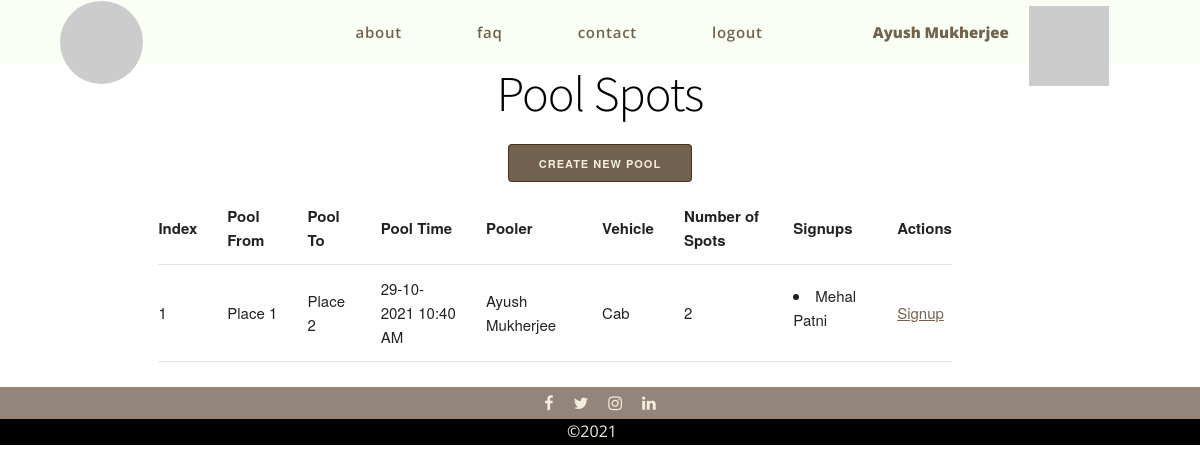
The app's page /pool/ (signed in) with its own data.
### suslab/users/models.py (models this page shows, shortened)
class User(db.Model, UserMixin):
    __tablename__ = 'users'
    id = db.Column(db.Integer, primary_key=True)
    email = db.Column(db.String(128), unique=True)
    password = db.Column(db.String(32))
    name = db.Column(db.String(64))
    active = db.Column(db.Boolean())
    confirmed_at = db.Column(db.DateTime())
    roles = db.relationship('Role', secondary=roles_users,
                            backref=db.backref('users', lazy='dynamic'))

class LibraryUser(User):
    loan_date = db.Column(db.DateTime, default=db.func.current_timestamp())
    due_date = db.Column(db.DateTime, default=db.func.current_timestamp())

class ProductBase(db.Model):
    __abstract__ = True
    id = db.Column(db.Integer, primary_key=True)
    date_created = db.Column(db.DateTime, default=db.func.current_timestamp())
    date_modified = db.Column(db.DateTime, default=db.func.current_timestamp(),
                              onupdate=db.func.current_timestamp())

class Pool(ProductBase):
    __tablename__ = 'pools'
    from_ = db.Column(db.String(32), nullable=False)
    to_ = db.Column(db.String(32), nullable=False)
    time = db.Column(db.DateTime, nullable=False)
    vehicle = db.Column(db.String(32), nullable=False)
    spots = db.Column(db.Integer, nullable=False)
    pooler_id = db.Column(db.Integer, db.ForeignKey('poolers.id'))
    pooler = db.relationship('Pooler', backref=db.backref('pools'))
    signups = db.relationship('Signup', secondary='pools_signups', backref=db.backref('pools'))

class ReferenceUserMixin():
    @declared_attr
    def user_id(cls):
        return db.Column(db.Integer, db.ForeignKey('users.id'))

class Signup(ReferenceUserMixin, db.Model):
    __tablename__ = 'signups'
    id = db.Column(db.Integer, primary_key=True)

### blueprints/pool/controllers.py (the view)
@pool.route('/', methods=['GET', 'POST'])
def index():
    Pool, *_ = _db_conn()
    pools = Pool.query.order_by(Pool.time).all()
    return render_template('pool/index.html', pools=pools)

### blueprints/pool/controllers.py (called while the page is built)
def _db_conn():
    from suslab.users.models import Pool, Pooler, Signup
    from suslab import db
    return Pool, Pooler, Signup, db

### suslab/__init__.py (called while the page is built)
@app.context_processor
def utility_processor():
    def user_avatar(user_name, category='croodles-neutral'):
        user_name_clean = '-'.join(user_name.split())
        return f'https://avatars.dicebear.com/api/{category}/{user_name_clean}.svg'
    return dict(user_avatar=user_avatar)

### blueprints/pool/templates/pool/index.html (shortened to what this page needs)
{% extends './base.html' %}
{% block head %}
<link rel="stylesheet" href="{{ url_for('static', filename='css/bulletin.css') }}">
{% endblock %}
{% block body %}
<h1 class="title">Pool Spots</h1>
<div id="bulletin-form-link">
    <a href="/pool/create-pool" class="button button-primary">Create New Pool</a>
</div>
<div class="container">
    <div class="row">
        <div class="ten columns">
            <table class="center">
                <tr>
                    <th>Index</th>
                    <th>Pool From</th>
                    <th>Pool To</th>
                    <th>Pool Time</th>
                    <th>Pooler</th>
                    <th>Vehicle</th>
                    <th>Number of Spots</th>
                    <th>Signups</th>
                    <th>Actions</th>
                </tr>
                {% for pool in pools %}
                    <tr>
                        <td>{{ pool.id }}</td>
                        <td>{{ pool.from_ }}</td>
                        <td>{{ pool.to_ }}</td>
                        <td>{{ pool.time.strftime('%d-%m-%Y %I:%M %p') }}</td>
                        <td>{{ pool.pooler.user.name }}</td>
                        <td>{{ pool.vehicle }}</td>
                        <td>{{ pool.spots }}</td>
                        <td>
                            {%if pool.signups %}
                                {% for signup in pool.signups %}
                                    <li>{{ signup.user.name }}</li>
                                {% endfor %}
                            {% endif %}
                        </td>
                        <td>
                            <a href="/pool/signup/{{pool.id}}">Signup</a>
                        </td>
                    </tr>
                {% endfor %}
            </table>
        </div>
    </div>
</div>
{% endblock %}

### suslab/templates/base.html (shortened to what this page needs)
<!doctype html>
<html class="no-js" lang="">
<head>
  <link rel="stylesheet" href="https://cdnjs.cloudflare.com/ajax/libs/font-awesome/4.7.0/css/font-awesome.min.css">
  <link rel="stylesheet" href="{{ url_for('static', filename='css/normalize.css') }}">
  <link rel="stylesheet" href="{{ url_for('static', filename='css/skeleton.css') }}">
  <link rel="stylesheet" href="{{ url_for('static', filename='css/base.css') }}">
  {% block head %}{% endblock %}
</head>
<body>
  <nav class="navbar">
    <div class="home" id="home">
      <a href="/" class="logo">
        <img class="logo" id="logo" src="https://picsum.photos/200">
      </a>
    </div>
    <div class="nav-group flex-horizontal">
      {% if current_user.is_authenticated %}
      <div class="user-info flex-horizontal" id="user-info">
        <span class="username flex-text-item">{{ current_user.name }}</span>
        <div class="user-image" id="user-image"><img src={{ user_avatar(current_user.name|lower) }}></div>
      </div>
      {% endif %}
      <ul class="nav-group-list flex-group-list">
        <li class="nav-item flex-text-item"><a class="nav-item-link">about</a></li>
        <li class="nav-item flex-text-item"><a class="nav-item-link">faq</a></li>
        <li class="nav-item flex-text-item"><a class="nav-item-link" href="/contact">contact</a></li>
        {% if current_user.is_authenticated %}
        <li class="nav-item flex-text-item"><a href="{{ url_for('security.logout', next=url_for(request.endpoint)) }}"class="nav-item-link">logout</a></li>
      </ul>
    </div>
        {% else %}
          <li class="nav-item flex-text-item"><a href="{{ url_for('security.login', next=url_for(request.endpoint)) }}" class="nav-item-link">login</a></li>
          <li class="nav-item flex-text-item"><a href="{{ url_for('security.register', next=url_for(request.endpoint)) }}" class="nav-item-link">signup</a></li>
          {% endif %}
  </nav>
  <div class="spacer"></div>
  {% block body %}{% endblock %}
  <section class="social-media flex-horizontal">
      <div class="social-media-icon facebook">
        <a href="https://www.facebook.com/suscom.apu" target="_blank" rel="noopener noreferrer" class="fa fa-facebook"></a>
      </div>
      <div class="social-media-icon twitter">
        <a href="https://twitter.com/ApuSuscom" target="_blank" rel="noopener noreferrer" class="fa fa-twitter"></a>
      </div>
      <div class="social-media-icon instagram">
        <a href="https://www.instagram.com/suscom_apu" target="_blank" rel="noopener noreferrer" class="fa fa-instagram"></a>
      </div>
      <div class="social-media-icon linkedin">
        <a href="https://www.linkedin.com/in/suscom-apu-511904211" target="_blank" rel="noopener noreferrer" class="fa fa-linkedin"></a>
      </div>
  </section>
  <footer>
    <ul class="flex-horizontal flex-group-list">
      <li class="footer-item flex-text-item">&#169;2021</li>
    </ul>
  </footer>
</body>
</html>

### suslab/static/css/skeleton.css (style rules this page uses)
:root { --colour-primary: rgba(236, 255, 220, 0.33); --colour-accent: rgba(120, 103, 88, 0.8); --colour-dark: rgba(56, 31, 7, 0.7); --colour-primary-opaque: rgba(236, 255, 220, 1); --colour-accent-opaque: rgba(120, 103, 88, 1); --colour-dark-opaque: rgba(56, 31, 7, 1); --colour-white: rgb(242, 237, 221); --colour-black: black; --colour-transparent: rgba(255, 255, 255, 0.16); --colour-warn: red; --ff-accent: 'Open Sans', sans-serif; --ff-sans: 'Source Sans Pro', sans-serif; --nav-height: 8vh; --section-height-primary: 100vh; --section-height-reduced: 55vh; --section-height-strip: 4vh; --gap: 2rem; }
.container { position: relative; width: 100%; max-width: 960px; margin: 0 auto; padding: 0 20px; box-sizing: border-box; }
.column, .columns { width: 100%; float: left; box-sizing: border-box; }
@media (min-width: 400px) { .container { width: 85%; padding: 0; } }
@media (min-width: 700px) { .container { width: 80%; } }
@media (min-width: 700px) { .column, .columns { margin-left: 4%; } }
@media (min-width: 700px) { .ten.columns { width: 82.6666666667%; } }
html { font-size: 62.5%; }
body { font-size: 1.5em; line-height: 1.6; font-weight: 400; font-family: "Raleway", "HelveticaNeue", "Helvetica Neue", Helvetica, Arial, sans-serif; color: #222; }
h1, h2, h3, h4, h5, h6 { margin-top: 0; margin-bottom: 2rem; font-weight: 300; }
h1 { font-size: 4.0rem; line-height: 1.2; letter-spacing: -.1rem; }
@media (min-width: 550px) { h1 { font-size: 5.0rem; } }
a { color: var(--colour-dark); }
a:not(.button, .button-primary):is(:hover, :focus) { color: var(--colour-dark-opaque); }
.button, button, input[type="submit"], input[type="reset"], input[type="button"] { display: inline-block; height: 38px; padding: 0 30px; color: var(--colour-dark-opaque); text-align: center; font-size: 11px; font-weight: 600; line-height: 38px; letter-spacing: .1rem; text-transform: uppercase; text-decoration: none; white-space: nowrap; background-color: transparent; border-radius: 4px; border: 1px solid var(--colour-dark); cursor: pointer; box-sizing: border-box; }
.button.button-primary, button.button-primary, input[type="submit"].button-primary, input[type="reset"].button-primary, input[type="button"].button-primary { color: var(--colour-white); background-color: var(--colour-dark); border-color: var(--colour-dark); }
ul { list-style: circle inside; }
ol, ul { padding-left: 0; margin-top: 0; }
li { margin-bottom: 1rem; }
th, td { padding: 12px 15px; text-align: left; border-bottom: 1px solid #E1E1E1; }
th:first-child, td:first-child { padding-left: 0; }
th:last-child, td:last-child { padding-right: 0; }
button, .button { margin-bottom: 1rem; }
pre, blockquote, dl, figure, table, p, ul, ol, form { margin-bottom: 2.5rem; }
.container:after, .row:after, .u-cf { content: ""; display: table; clear: both; }

### suslab/static/css/bulletin.css (style rules this page uses)
.title { text-align: center; }
#bulletin-form-link { text-align: center; }

### records on screen
LibraryUser: name "Ayush Mukherjee"
Pool: id "1", from_ "Place 1", to_ "Place 2", time "29-10-2021 10:40 AM", pooler.user.name "Ayush Mukherjee", vehicle "Cab", spots "2"
Signup: user.name "Mehal Patni"
